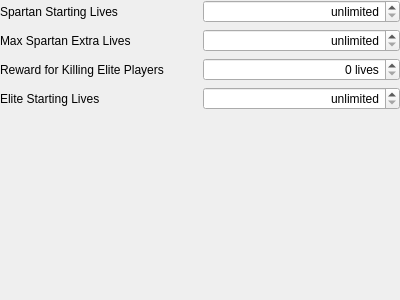
<?xml version="1.0" encoding="UTF-8"?>
<ui version="4.0">
 <class>PageFFLives</class>
 <widget class="QWidget" name="PageFFLives">
  <property name="geometry">
   <rect>
    <x>0</x>
    <y>0</y>
    <width>400</width>
    <height>300</height>
   </rect>
  </property>
  <property name="windowTitle">
   <string>Form</string>
  </property>
  <layout class="QGridLayout" name="gridLayout">
   <property name="leftMargin">
    <number>0</number>
   </property>
   <property name="topMargin">
    <number>0</number>
   </property>
   <property name="rightMargin">
    <number>0</number>
   </property>
   <property name="bottomMargin">
    <number>0</number>
   </property>
   <item row="3" column="0">
    <widget class="QLabel" name="label_2">
     <property name="text">
      <string>Elite Starting Lives</string>
     </property>
     <property name="buddy">
      <cstring>fieldStartingLivesElite</cstring>
     </property>
    </widget>
   </item>
   <item row="1" column="1">
    <widget class="QSpinBox" name="fieldMaxExtraLivesSpartan">
     <property name="toolTip">
      <string>Control the maximum number of lives that the defending team is allowed to have.</string>
     </property>
     <property name="alignment">
      <set>Qt::AlignRight|Qt::AlignTrailing|Qt::AlignVCenter</set>
     </property>
     <property name="specialValueText">
      <string>unlimited</string>
     </property>
     <property name="suffix">
      <string> lives</string>
     </property>
     <property name="minimum">
      <number>-1</number>
     </property>
     <property name="maximum">
      <number>126</number>
     </property>
     <property name="value">
      <number>-1</number>
     </property>
    </widget>
   </item>
   <item row="3" column="1">
    <widget class="QSpinBox" name="fieldStartingLivesElite">
     <property name="toolTip">
      <string>Control the number of lives that players on the attacking team start with.</string>
     </property>
     <property name="alignment">
      <set>Qt::AlignRight|Qt::AlignTrailing|Qt::AlignVCenter</set>
     </property>
     <property name="specialValueText">
      <string>unlimited</string>
     </property>
     <property name="suffix">
      <string> lives</string>
     </property>
     <property name="minimum">
      <number>-1</number>
     </property>
     <property name="maximum">
      <number>126</number>
     </property>
     <property name="value">
      <number>-1</number>
     </property>
    </widget>
   </item>
   <item row="0" column="1">
    <widget class="QSpinBox" name="fieldStartingLivesSpartan">
     <property name="toolTip">
      <string>Control the number of lives that the defending team starts with.</string>
     </property>
     <property name="alignment">
      <set>Qt::AlignRight|Qt::AlignTrailing|Qt::AlignVCenter</set>
     </property>
     <property name="specialValueText">
      <string>unlimited</string>
     </property>
     <property name="suffix">
      <string> lives</string>
     </property>
     <property name="minimum">
      <number>-1</number>
     </property>
     <property name="maximum">
      <number>126</number>
     </property>
     <property name="value">
      <number>-1</number>
     </property>
    </widget>
   </item>
   <item row="0" column="0">
    <widget class="QLabel" name="label">
     <property name="text">
      <string>Spartan Starting Lives</string>
     </property>
     <property name="buddy">
      <cstring>fieldStartingLivesSpartan</cstring>
     </property>
    </widget>
   </item>
   <item row="2" column="0">
    <widget class="QLabel" name="label_4">
     <property name="text">
      <string>Reward for Killing Elite Players</string>
     </property>
     <property name="buddy">
      <cstring>fieldEliteKillBonus</cstring>
     </property>
    </widget>
   </item>
   <item row="1" column="0">
    <widget class="QLabel" name="label_3">
     <property name="text">
      <string>Max Spartan Extra Lives</string>
     </property>
     <property name="buddy">
      <cstring>fieldMaxExtraLivesSpartan</cstring>
     </property>
    </widget>
   </item>
   <item row="2" column="1">
    <widget class="QSpinBox" name="fieldEliteKillBonus">
     <property name="toolTip">
      <string>Control how many extra lives the defending team gains for killing an Elite player.</string>
     </property>
     <property name="alignment">
      <set>Qt::AlignRight|Qt::AlignTrailing|Qt::AlignVCenter</set>
     </property>
     <property name="suffix">
      <string> lives</string>
     </property>
     <property name="maximum">
      <number>32767</number>
     </property>
    </widget>
   </item>
   <item row="4" column="0" colspan="2">
    <spacer name="verticalSpacer">
     <property name="orientation">
      <enum>Qt::Vertical</enum>
     </property>
     <property name="sizeHint" stdset="0">
      <size>
       <width>0</width>
       <height>0</height>
      </size>
     </property>
    </spacer>
   </item>
  </layout>
 </widget>
 <tabstops>
  <tabstop>fieldStartingLivesSpartan</tabstop>
  <tabstop>fieldMaxExtraLivesSpartan</tabstop>
  <tabstop>fieldEliteKillBonus</tabstop>
  <tabstop>fieldStartingLivesElite</tabstop>
 </tabstops>
 <resources/>
 <connections/>
</ui>
